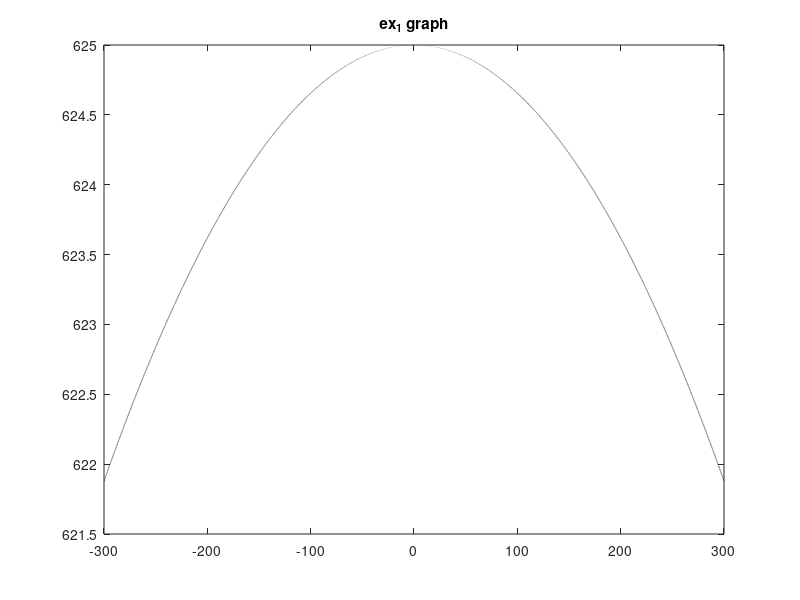
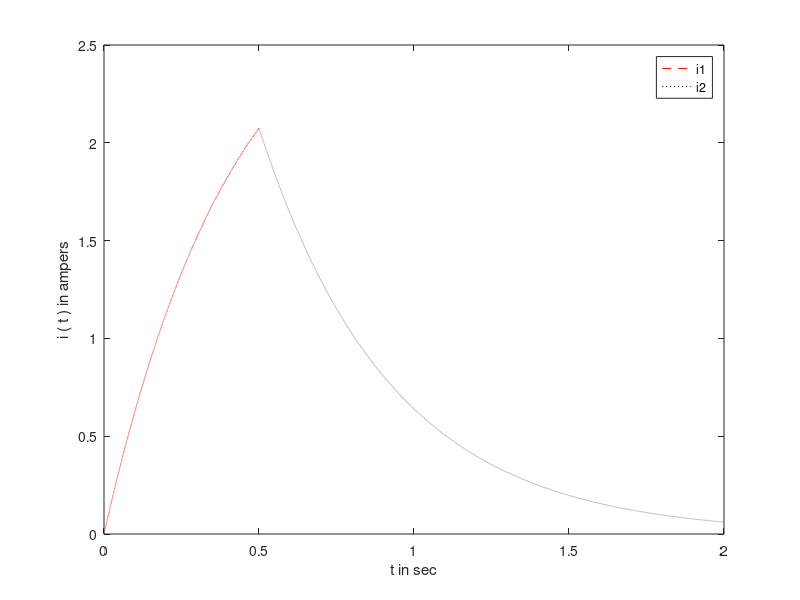
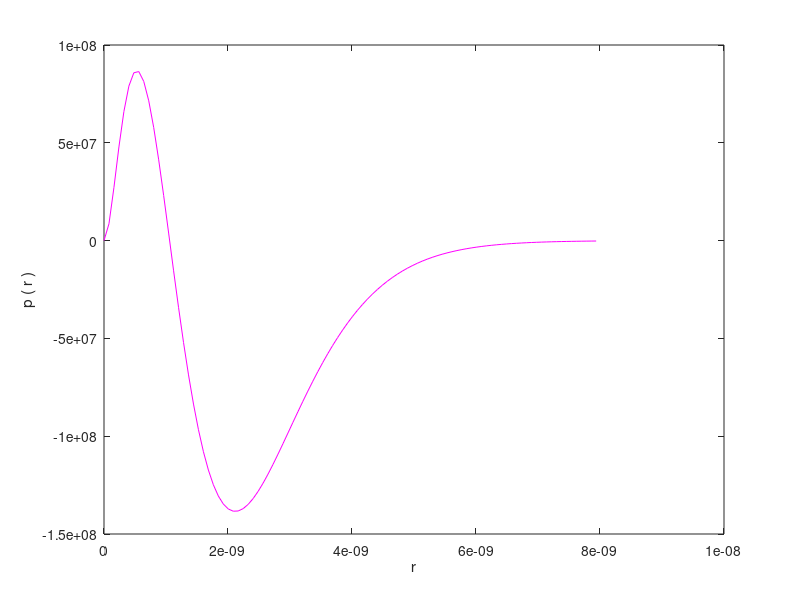
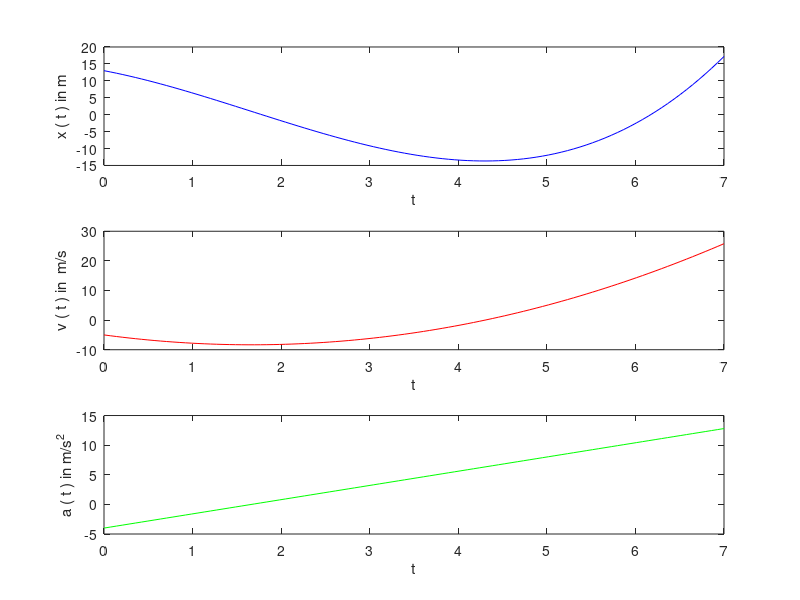

The MATLAB source for these figures, in order: (Note: this script raises an error after producing the figures.)
%% ex_1
format compact;
close all;
clc;

x = -300:0.001:300 ;
y= 693.8 - 68.8*cosh(x./999.7) ;

figure(1);
plot(x,y,'--k');
title('ex_1 graph');

%% ex_2
close all;
clc;

R = 4;   %omega
V = 12; %volt
L = 1.7;%...inductor

figure(2);

t1 = 0:0.00001:0.5 ;
i1 = (V/R)*(1-exp((-R*t1)./L) ) ;

t2 = 0.5:0.0001:2;
i2 = exp((-R*t2)./L)*(  (V/R)*(exp((0.5*R)/L)-1)  );

plot(t1,i1,'--r', t2,i2,':k');
legend('i1','i2');
xlabel('t in sec');
ylabel('i ( t ) in ampers');

%% ex_3

close all;
clc;

figure(3);

a0 = 52.92*(1e-11) ; 
lowerLim = 0 ;
higherLim = a0*15 ;
r = linspace(lowerLim, higherLim) ;
p = (1/(8*a0))*(r/a0).^2.*(2-r./a0).*exp(-r/a0) ;

plot(r,p,'m');
xlabel('r');
ylabel('p ( r )');


%% ex_4

% a)
close all;
clc;

x = -30:0.001:30;

figure(4);

subplot(2,2,1);
y = 7*x.^3 + 5*x.^2  + 7*x ;
plot(x,y,'b');
xlabel('x');
ylabel('f ( x )');

subplot(2,2,2);
y1 = 21*x.^2 + 10*x +7 ;
plot(x,y);
plot(x,y1,'r');
xlabel('x');
ylabel('f(1)( x )');

subplot(2,2,3);
y2 = 42*x + 10 ;
plot(x,y);
plot(x,y2,'g');
xlabel('x');
ylabel('f(2)( x )');
%xlim([-30,30])


% b)

close all;
clc;

t = linspace(0,7);

figure(4);

subplot(3,1,1);
x = 0.4*t.^3 - 2*t.^2 - 5*t +13 ;
plot(t,x,'b');
xlabel('t');
ylabel('x ( t ) in m');

subplot(3,1,2);
v = 1.2*t.^2 - 4*t -5 ;
plot(t,v);
plot(t,v,'r');
xlabel('t');
ylabel('v ( t ) in  m/s');

subplot(3,1,3);
a = 2.4*t - 4 ;
plot(t,a);
plot(t,a,'g');
xlabel('t');
ylabel('a ( t ) in m/s^2');

%% ex_5

close all;
clc;

x = linspace(-36,36);
y = x ;
c = 0.05 ;
b = 3 ;

func5(x,c,b);


%% ex_6
close all;
clc;


[x,y] = maxmin(3, -18, 48);
disp(['The local extremum has the coor.  (',num2str(x),',',num2str(y),')']);

[x,y] = maxmin(-5, 10, -3);
disp(['The local extremum has the coor.  (',num2str(x),',',num2str(y),')']);


%% ex_7
close all;
clc;

distance = PtoLdist(2,-4,-2,3.5,-6)
distance = PtoLdist(11,2,-2,1,-6)

%% ex_8
close all;
clc;

%FtoC plots and does he math , 
%help only present info about the FtoC
%Remark - Dr Yaniv told me how it should be i.e what every function should
%do...
%nevertheless it works and the order is incorrect not the logic.

monthvec = 1:12 ;
lowTempInF    = [49,48,51,54,63,67,70,72,69,59,54,47] ;
highTempInF = [65,66,69,72,77,83,86,86,89,83,76,66] ;

 help(monthvec, lowTempInF , highTempInF);




%% ex_9
close all;
clc;

n = randint(1,49)
n = randint(-35,-2)


%% ex_10
close all;
clc;
format compact ;

 [ maxHeight,  maxDis ] = projectile(230, 39) ;%( [m/s],  [degree] )

%[ maxHeight,  maxDis ] = projectile(150, 90) ;










